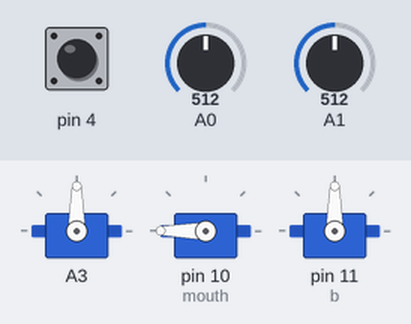
A sketch run on a simulated Arduino Uno, built with avr-gcc and run on an emulated ATmega328P. On the bench: 3 × servo. Inputs (shaded band) come from the test bench; at power-on: pin 4 HIGH, A0 = 512, A1 = 512. What the sketch prints to the serial monitor is not drawn.

Above: at 1.2 s.
1.3 s: pin 4 pulled LOW for 0.15 s
3.3 s: A0 set to 716
At 3.7 s:
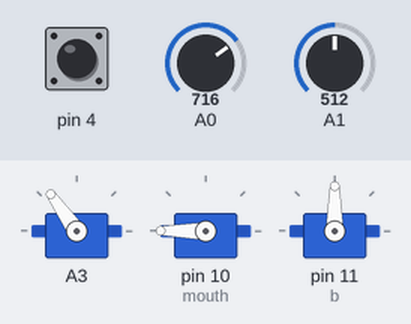
4.8 s: A1 set to 716
At 6.0 s:
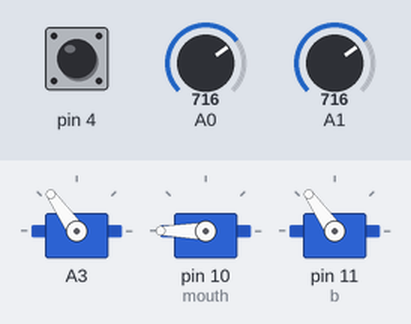
6.3 s: A0 set to 900
At 7.2 s:
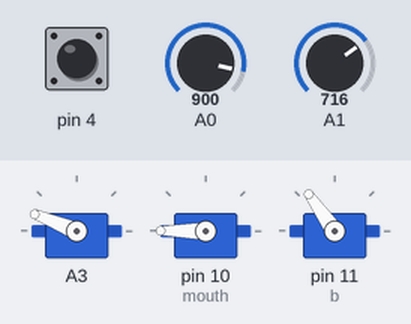
7.8 s: A1 set to 900
At 8.4 s:
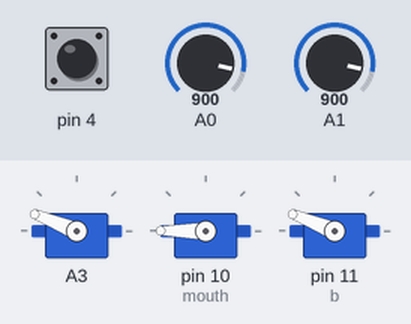
9.3 s: pin 4 pulled LOW for 1 s
Timing chart, 0 to 12.3 s (numbered marks = the images above; inputs shaded):
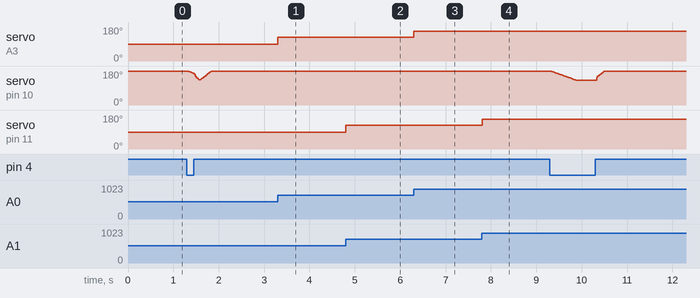

Measured:
- after the input at 3.3 s, servo on A3: 90° → 125° at once
- after the input at 4.8 s, servo on pin 11 (b): 90° → 125° at once
- after the input at 6.3 s, servo on A3: 125° → 158° at once
- after the input at 7.8 s, servo on pin 11 (b): 125° → 158° at once

The sketch:

eyes.ino
```cpp
#include <Servo.h>
Servo a[8];
Servo b;
Servo mouth;
void setup() {
  Serial.begin(9600);
  a[5].attach(A3);
  mouth.attach(10);
  b.attach(11);
  pinMode(4, INPUT_PULLUP);

}
int mouth_target = 180, mouth_state = 180;
int ttt = 0;
void loop() {
  ttt = map(analogRead(A0), 0, 1024, 0, 180);
  a[5].write(ttt);
  ttt = map(analogRead(A1), 0, 1024, 0, 180);
  b.write(ttt);
  mouth.write(mouth_state);
  Serial.println(mouth_target);
  if(!digitalRead(4)) {
    delay(10);
    if(!digitalRead(4)) {
      mouth_target = 131;
    }
  }
  if(mouth_target > mouth_state) mouth_state++;
  if(mouth_target < mouth_state) mouth_state--;
  if(mouth_state == 131) mouth_target = 180;
  delay(1);

}
//180 - 131 - 180
```
